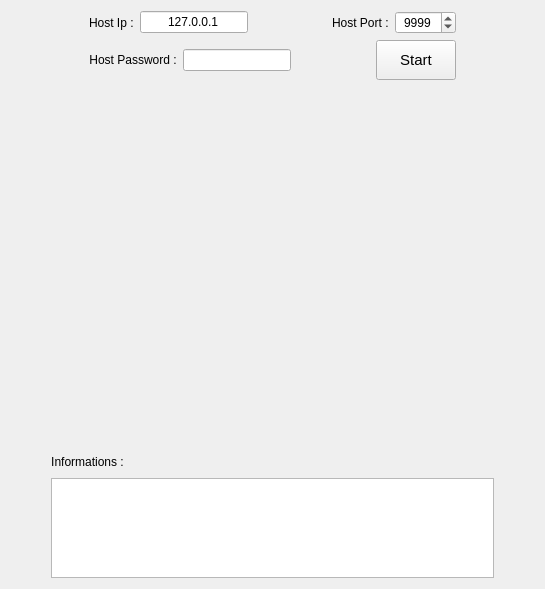
<?xml version="1.0" encoding="UTF-8"?>
<ui version="4.0">
 <class>Client_Window</class>
 <widget class="QWidget" name="Client_Window">
  <property name="geometry">
   <rect>
    <x>0</x>
    <y>0</y>
    <width>545</width>
    <height>589</height>
   </rect>
  </property>
  <property name="windowTitle">
   <string>Client</string>
  </property>
  <layout class="QVBoxLayout" name="verticalLayout_3">
   <item>
    <layout class="QVBoxLayout" name="verticalLayout_2">
     <item>
      <layout class="QHBoxLayout" name="horizontalLayout">
       <item>
        <spacer name="horizontalSpacer">
         <property name="orientation">
          <enum>Qt::Horizontal</enum>
         </property>
         <property name="sizeHint" stdset="0">
          <size>
           <width>40</width>
           <height>20</height>
          </size>
         </property>
        </spacer>
       </item>
       <item>
        <widget class="QLabel" name="label_Ip">
         <property name="text">
          <string>Host Ip :</string>
         </property>
        </widget>
       </item>
       <item>
        <widget class="QLineEdit" name="host_ip">
         <property name="text">
          <string>127.0.0.1</string>
         </property>
         <property name="alignment">
          <set>Qt::AlignCenter</set>
         </property>
        </widget>
       </item>
       <item>
        <spacer name="horizontalSpacer_2">
         <property name="orientation">
          <enum>Qt::Horizontal</enum>
         </property>
         <property name="sizeHint" stdset="0">
          <size>
           <width>40</width>
           <height>20</height>
          </size>
         </property>
        </spacer>
       </item>
       <item>
        <widget class="QLabel" name="label_port">
         <property name="text">
          <string>Host Port :</string>
         </property>
        </widget>
       </item>
       <item>
        <widget class="QSpinBox" name="port">
         <property name="alignment">
          <set>Qt::AlignCenter</set>
         </property>
         <property name="maximum">
          <number>99999</number>
         </property>
         <property name="value">
          <number>9999</number>
         </property>
        </widget>
       </item>
       <item>
        <spacer name="horizontalSpacer_3">
         <property name="orientation">
          <enum>Qt::Horizontal</enum>
         </property>
         <property name="sizeHint" stdset="0">
          <size>
           <width>40</width>
           <height>20</height>
          </size>
         </property>
        </spacer>
       </item>
      </layout>
     </item>
     <item>
      <layout class="QHBoxLayout" name="horizontalLayout_2">
       <item>
        <spacer name="horizontalSpacer_4">
         <property name="orientation">
          <enum>Qt::Horizontal</enum>
         </property>
         <property name="sizeHint" stdset="0">
          <size>
           <width>40</width>
           <height>20</height>
          </size>
         </property>
        </spacer>
       </item>
       <item>
        <widget class="QLabel" name="label_pass">
         <property name="text">
          <string>Host Password :</string>
         </property>
         <property name="alignment">
          <set>Qt::AlignCenter</set>
         </property>
        </widget>
       </item>
       <item>
        <widget class="QLineEdit" name="password">
         <property name="echoMode">
          <enum>QLineEdit::Password</enum>
         </property>
        </widget>
       </item>
       <item>
        <spacer name="horizontalSpacer_5">
         <property name="orientation">
          <enum>Qt::Horizontal</enum>
         </property>
         <property name="sizeHint" stdset="0">
          <size>
           <width>40</width>
           <height>20</height>
          </size>
         </property>
        </spacer>
       </item>
       <item>
        <widget class="QPushButton" name="pushButton">
         <property name="minimumSize">
          <size>
           <width>40</width>
           <height>40</height>
          </size>
         </property>
         <property name="baseSize">
          <size>
           <width>0</width>
           <height>0</height>
          </size>
         </property>
         <property name="font">
          <font>
           <pointsize>11</pointsize>
          </font>
         </property>
         <property name="cursor">
          <cursorShape>PointingHandCursor</cursorShape>
         </property>
         <property name="text">
          <string>Start</string>
         </property>
        </widget>
       </item>
       <item>
        <spacer name="horizontalSpacer_6">
         <property name="orientation">
          <enum>Qt::Horizontal</enum>
         </property>
         <property name="sizeHint" stdset="0">
          <size>
           <width>40</width>
           <height>20</height>
          </size>
         </property>
        </spacer>
       </item>
      </layout>
     </item>
     <item>
      <spacer name="verticalSpacer">
       <property name="orientation">
        <enum>Qt::Vertical</enum>
       </property>
       <property name="sizeType">
        <enum>QSizePolicy::Minimum</enum>
       </property>
       <property name="sizeHint" stdset="0">
        <size>
         <width>20</width>
         <height>40</height>
        </size>
       </property>
      </spacer>
     </item>
     <item>
      <layout class="QHBoxLayout" name="horizontalLayout_5">
       <item>
        <spacer name="horizontalSpacer_8">
         <property name="orientation">
          <enum>Qt::Horizontal</enum>
         </property>
         <property name="sizeType">
          <enum>QSizePolicy::Minimum</enum>
         </property>
         <property name="sizeHint" stdset="0">
          <size>
           <width>40</width>
           <height>20</height>
          </size>
         </property>
        </spacer>
       </item>
       <item>
        <widget class="CamViewer" name="camViewer" native="true">
         <property name="sizePolicy">
          <sizepolicy hsizetype="Expanding" vsizetype="Expanding">
           <horstretch>0</horstretch>
           <verstretch>0</verstretch>
          </sizepolicy>
         </property>
         <property name="minimumSize">
          <size>
           <width>200</width>
           <height>200</height>
          </size>
         </property>
        </widget>
       </item>
       <item>
        <spacer name="horizontalSpacer_9">
         <property name="orientation">
          <enum>Qt::Horizontal</enum>
         </property>
         <property name="sizeType">
          <enum>QSizePolicy::Minimum</enum>
         </property>
         <property name="sizeHint" stdset="0">
          <size>
           <width>40</width>
           <height>20</height>
          </size>
         </property>
        </spacer>
       </item>
      </layout>
     </item>
     <item>
      <spacer name="verticalSpacer_2">
       <property name="orientation">
        <enum>Qt::Vertical</enum>
       </property>
       <property name="sizeType">
        <enum>QSizePolicy::Minimum</enum>
       </property>
       <property name="sizeHint" stdset="0">
        <size>
         <width>20</width>
         <height>40</height>
        </size>
       </property>
      </spacer>
     </item>
     <item>
      <layout class="QHBoxLayout" name="horizontalLayout_6">
       <item>
        <spacer name="horizontalSpacer_10">
         <property name="orientation">
          <enum>Qt::Horizontal</enum>
         </property>
         <property name="sizeType">
          <enum>QSizePolicy::Minimum</enum>
         </property>
         <property name="sizeHint" stdset="0">
          <size>
           <width>40</width>
           <height>20</height>
          </size>
         </property>
        </spacer>
       </item>
       <item>
        <layout class="QVBoxLayout" name="verticalLayout">
         <item>
          <layout class="QHBoxLayout" name="horizontalLayout_3">
           <item>
            <widget class="QLabel" name="label">
             <property name="text">
              <string>Informations :</string>
             </property>
             <property name="alignment">
              <set>Qt::AlignCenter</set>
             </property>
            </widget>
           </item>
           <item>
            <spacer name="horizontalSpacer_7">
             <property name="orientation">
              <enum>Qt::Horizontal</enum>
             </property>
             <property name="sizeHint" stdset="0">
              <size>
               <width>40</width>
               <height>20</height>
              </size>
             </property>
            </spacer>
           </item>
          </layout>
         </item>
         <item>
          <widget class="QTextEdit" name="text_Info">
           <property name="sizePolicy">
            <sizepolicy hsizetype="Expanding" vsizetype="Minimum">
             <horstretch>0</horstretch>
             <verstretch>0</verstretch>
            </sizepolicy>
           </property>
           <property name="maximumSize">
            <size>
             <width>100000</width>
             <height>100</height>
            </size>
           </property>
           <property name="readOnly">
            <bool>true</bool>
           </property>
          </widget>
         </item>
        </layout>
       </item>
       <item>
        <spacer name="horizontalSpacer_11">
         <property name="orientation">
          <enum>Qt::Horizontal</enum>
         </property>
         <property name="sizeType">
          <enum>QSizePolicy::Minimum</enum>
         </property>
         <property name="sizeHint" stdset="0">
          <size>
           <width>40</width>
           <height>20</height>
          </size>
         </property>
        </spacer>
       </item>
      </layout>
     </item>
    </layout>
   </item>
  </layout>
 </widget>
 <customwidgets>
  <customwidget>
   <class>CamViewer</class>
   <extends>QWidget</extends>
   <header>camviewer.h</header>
  </customwidget>
 </customwidgets>
 <resources/>
 <connections/>
</ui>
